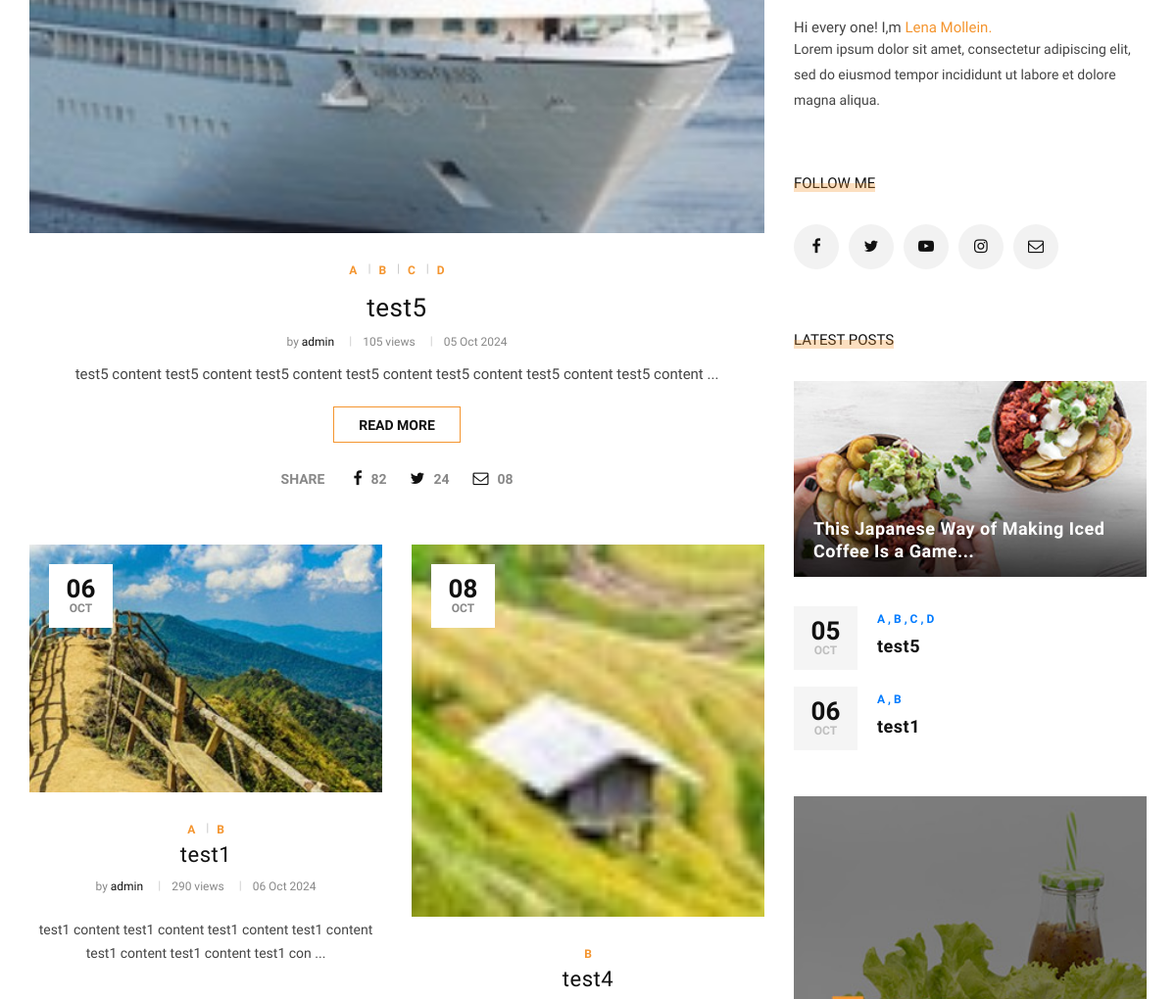
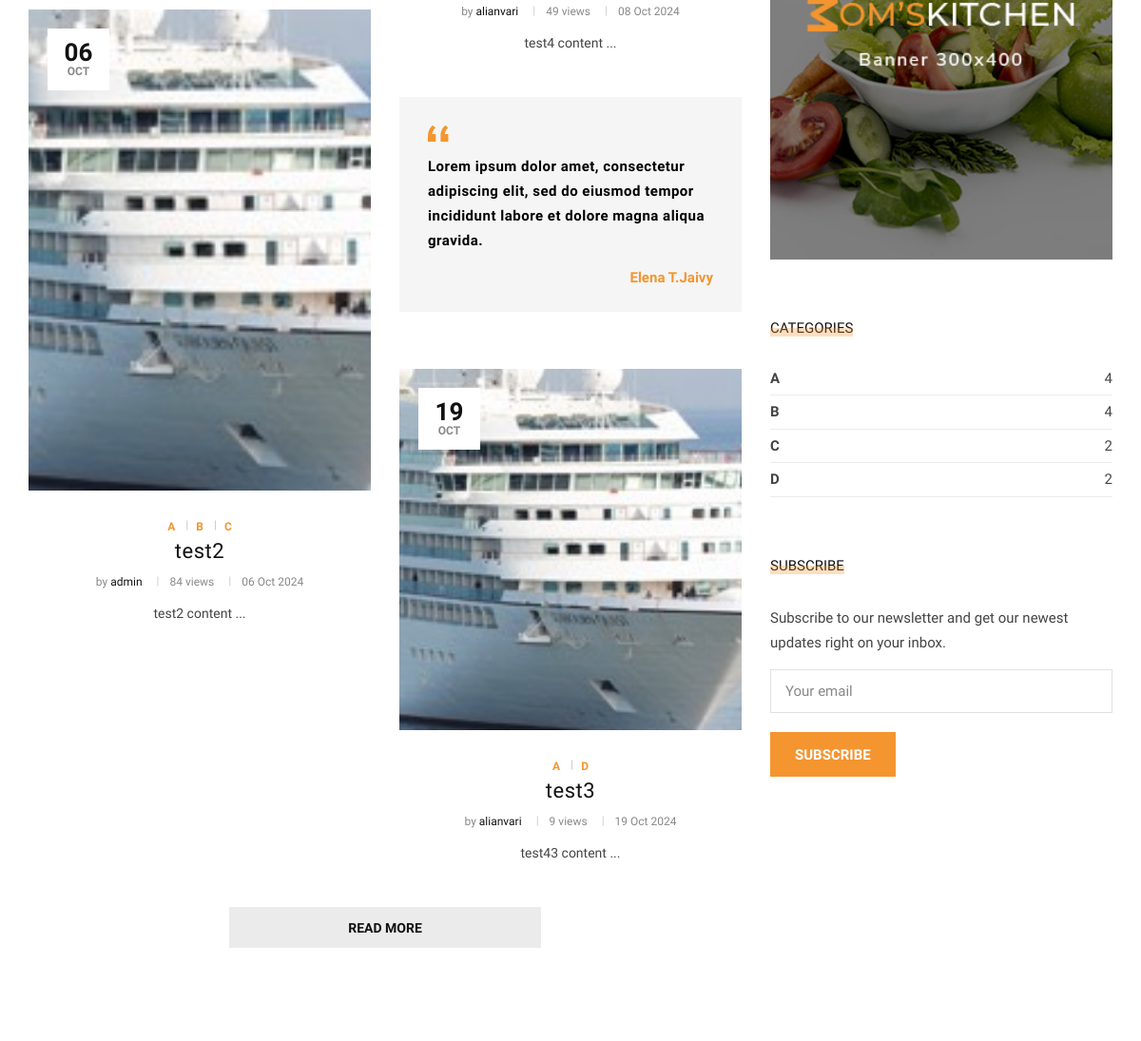
The app's page / (middle part), older data (2 pictures, top to bottom).
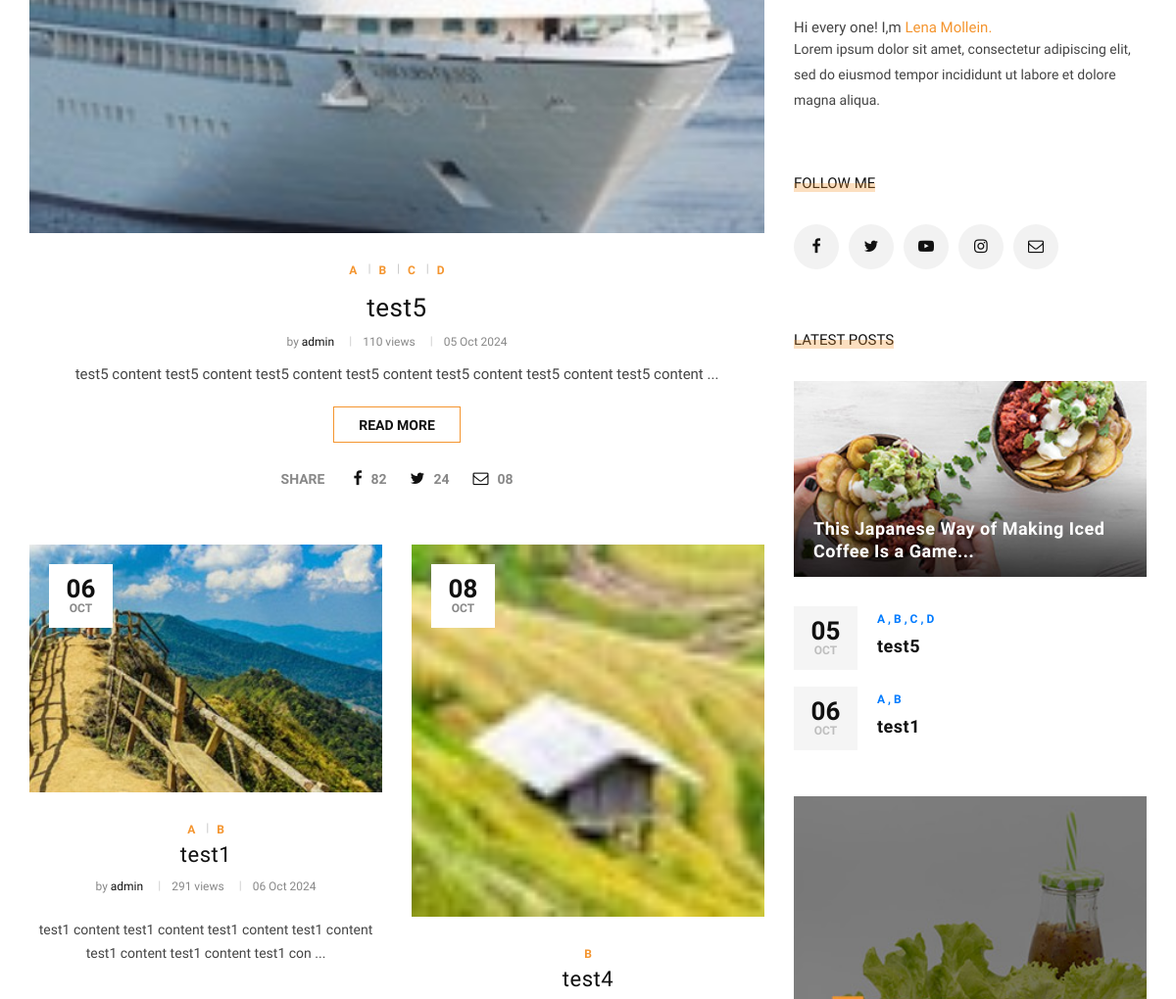
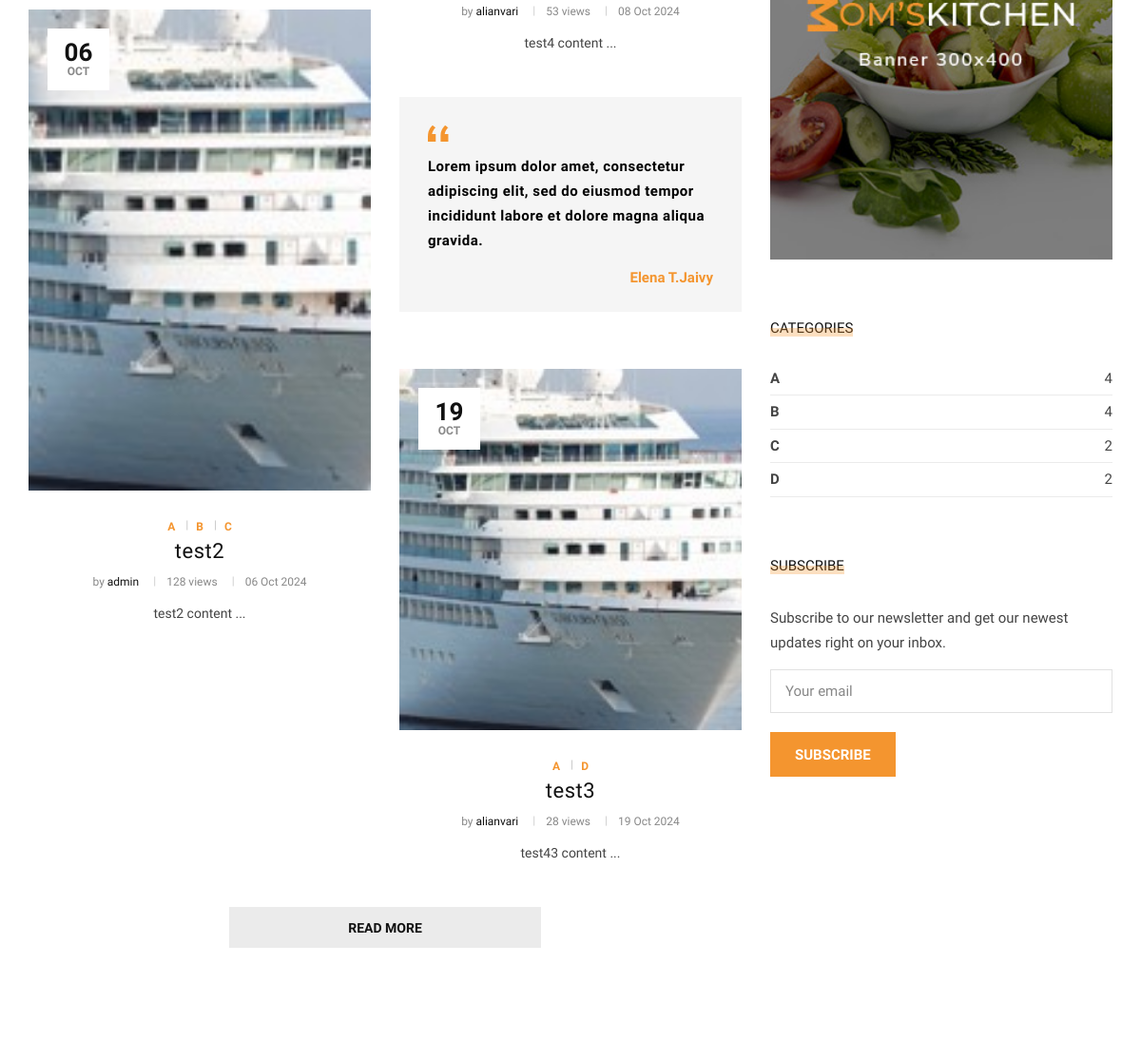
The same page, newer data (2 pictures, top to bottom).
### blog/models.py (models this page shows, shortened)
class Post(models.Model):
    image = models.ImageField(upload_to = 'blog/', default = 'blog/default.jpg')
    author = models.ForeignKey(User,on_delete = models.SET_NULL,null = True)
    title = models.CharField(max_length=255)
    content = models.TextField()
    tags = TaggableManager()
    category = models.ManyToManyField(Category)
    counted_views = models.IntegerField(default=0)
    status = models.BooleanField(default=False)
    login_require = models.BooleanField(default=False)
    published_date = models.DateTimeField(null=True)
    created_date = models.DateTimeField(auto_now_add=True)
    updated_date = models.DateTimeField(auto_now=True)
    class Meta:
        ordering = ['id']

### website/views.py (the view)
# urls.py: path('',index_view,name='index'),
def index_view(request):
    return render(request,'website/index2.html')

### blog/models.py (called while the page is built)
    def __str__(self):
        return self.name

### blog/templatetags/blog_tags.py (called while the page is built)
@register.inclusion_tag('blog/blog_latestposts.html')
def latestposts():
    posts = Post.objects.filter(published_date__lte = timezone.now(),status=1).order_by('published_date')[:2]
    return {'posts':posts}

@register.inclusion_tag('blog/blog_postcategories.html')
def postcategories():
    posts = Post.objects.filter(published_date__lte = timezone.now(),status=1)
    categories = Category.objects.all()
    cat_dict = {}
    for name in categories:
        cat_dict[name] = posts.filter(category=name).count()
    return {'categories':cat_dict}

### website/templatetags/website_tags.py (called while the page is built)
@register.filter
def snippet(value,arg):
    return value[:arg]

@register.inclusion_tag('website/website-latestposts.html')
def latestposts2():
    posts = Post.objects.filter(published_date__lte = timezone.now(),status=1).order_by('published_date')[:6]
    return {'posts':posts}

### mysite/templates/website/index2.html (shortened to what this page needs)
{% extends 'base2.html' %}
{% load static %}
{% load website_tags %}
{% load blog_tags %}
{% block content %}
    <section class="categories spad">
        <div class="categories__post">
            <div class="container">
                <div class="row">
                    <div class="col-lg-8 col-md-8">
                        {% latestposts2 %}
                    </div>
                    <div class="col-lg-4 col-md-4">
                        <div class="sidebar__item">
                            {%include 'blog/blog_writer.html'%}
                            <div class="sidebar__follow__item">
                                <div class="sidebar__item__title">
                                    <h6>Follow me</h6>
                                </div>
                                <div class="sidebar__item__follow__links">
                                    <a href="#"><i class="fa fa-facebook"></i></a>
                                    <a href="#"><i class="fa fa-twitter"></i></a>
                                    <a href="#"><i class="fa fa-youtube-play"></i></a>
                                    <a href="#"><i class="fa fa-instagram"></i></a>
                                    <a href="#"><i class="fa fa-envelope-o"></i></a>
                                </div>
                            </div>
                            {% latestposts %}
                            <div class="sidebar__item__banner">
                                <img src="{% static "template2/img/sidebar/banner.jpg" %}" alt="">
                            </div>
                            {% postcategories %}
                            <div class="sidebar__subscribe__item">
                                <div class="sidebar__item__title">
                                    <h6>Subscribe</h6>
                                </div>
                                {% include 'website/website-subscribe.html' %}
                            </div>
                        </div>
                    </div>
                </div>
            </div>
        </div>
    </section>
{% endblock %}

### mysite/templates/website/website-latestposts.html (shortened to what the changed rows need)
{% load static %}
{% load website_tags %}
<div class="categories__post__item categories__post__item--large">
    <div class="categories__post__item__text">
        <ul class="post__label--large">
            {% for cat in posts.0.category.all %}
            <li>
            </li>
            {% endfor %}
        </ul>
        <h3><a href="#">{{posts.0.title}}</a></h3>
        <ul class="post__widget">
            <li>by <span>{{posts.0.author}}</span></li>
            <li>{{posts.0.counted_views}} views</li>
            <li>{{posts.0.published_date|date:'d M Y'}}</li>
        </ul>
        <p>{{posts.0.content|snippet:100|safe}} ...</p>
        <a href="{% url "blog:blog_single" pid=posts.0.id %}" class="primary-btn">Read more</a>
        <div class="post__social">
            <span>Share</span>
            <a href="#"><i class="fa fa-facebook"></i> <span>82</span></a>
            <a href="#"><i class="fa fa-twitter"></i> <span>24</span></a>
            <a href="#"><i class="fa fa-envelope-o"></i> <span>08</span></a>
        </div>
    </div>
</div>
<div class="row">
    <div class="col-lg-6 col-md-6 col-sm-6">
        <div class="categories__post__item">
            <div class="categories__post__item__pic small__item set-bg"
                data-setbg={{posts.1.image.url}}>
                <div class="post__meta">
                    <h4>{{posts.1.published_date|date:'d'}}</h4>
                    <span>{{posts.1.published_date|date:'M'}}</span>
                </div>
            </div>
            <div class="categories__post__item__text">
                <h3><a href="{% url "blog:blog_single" pid=posts.1.id %}">{{posts.1.title}}</a></h3>
                <ul class="post__widget">
                    <li>by <span>{{posts.1.author}}</span></li>
                    <li>{{posts.1.counted_views}} views</li>
                    <li>{{posts.1.published_date|date:'d M Y'}}</li>
                </ul>
                <p>{{posts.1.content|snippet:100|safe}} ...</p>
            </div>
        </div>
        <div class="categories__post__item">
            <div class="categories__post__item__pic set-bg"
                data-setbg={{posts.2.image.url}}>
                <div class="post__meta">
                    <h4>{{posts.2.published_date|date:'d'}}</h4>
                    <span>{{posts.2.published_date|date:'M'}}</span>
                </div>
            </div>
            <div class="categories__post__item__text">
                <ul class="post__label--large">
                    {% for cat in posts.2.category.all %}
                    <li>
                    </li>
                    {% endfor %}
                </ul>
                <h3><a href="{% url "blog:blog_single" pid=posts.2.id %}">{{posts.2.title}}</a></h3>
                <ul class="post__widget">
                    <li>by <span>{{posts.2.author}}</span></li>
                    <li>{{posts.2.counted_views}} views</li>
                    <li>{{posts.2.published_date|date:'d M Y'}}</li>
                </ul>
                <p>{{posts.2.content|snippet:100|safe}} ...</p>
            </div>
        </div>
    </div>
    <div class="col-lg-6 col-md-6 col-sm-6">
        <div class="categories__post__item">
            <div class="categories__post__item__pic smaller__large set-bg"
                data-setbg={{posts.3.image.url}}>
                <div class="post__meta">
                    <h4>{{posts.3.published_date|date:'d'}}</h4>
                    <span>{{posts.3.published_date|date:'M'}}</span>
                </div>
            </div>
            <div class="categories__post__item__text">
                <ul class="post__label--large">
                    {% for cat in posts.3.category.all %}
                    <li>
                    </li>
                    {% endfor %}
                </ul>
                <h3><a href="{% url "blog:blog_single" pid=posts.3.id %}">{{posts.3.title}}</a>
                </h3>
                <ul class="post__widget">
                    <li>by <span>{{posts.3.author}}</span></li>
                    <li>{{posts.3.counted_views}} views</li>
                    <li>{{posts.3.published_date|date:'d M Y'}}</li>
                </ul>
                <p>{{posts.3.content|snippet:100|safe}} ...</p>
            </div>
        </div>
        <div class="categories__post__item">
            <div class="categories__post__item__pic smaller__large set-bg"
                data-setbg={{posts.4.image.url}}>
                <div class="post__meta">
                    <h4>{{posts.4.published_date|date:'d'}}</h4>
                    <span>{{posts.4.published_date|date:'M'}}</span>
                </div>
            </div>
            <div class="categories__post__item__text">
                <ul class="post__label--large">
                    {% for cat in posts.4.category.all %}
                    <li>
                    </li>
                    {% endfor %}
                </ul>
                <h3><a href="{% url "blog:blog_single" pid=posts.4.id %}">{{posts.4.title}}</a></h3>
                <ul class="post__widget">
                    <li>by <span>{{posts.4.author}}</span></li>
                    <li>{{posts.4.counted_views}} views</li>
                    <li>{{posts.4.published_date|date:'d M Y'}}</li>
                </ul>
                <p>{{posts.4.content|snippet:100|safe}} ...</p>
            </div>
        </div>
    </div>
</div>

### mysite/templates/blog/blog_latestposts.html (shortened to what this page needs)
{% load static %}
<div class="sidebar__feature__item">
    <div class="sidebar__item__title">
        <h6>Latest Posts</h6>
    </div>
    <div class="sidebar__feature__item__large set-bg"
        data-setbg="{% static "template2/img/sidebar/feature-post.jpg" %}">
        <div class="sidebar__feature__item__large--text">
            <h5><a href="#">This Japanese Way of Making Iced Coffee Is a Game...</a>
            </h5>
        </div>
    </div>
    <div class="sidebar__feature__item__list">
        {% for post in posts %}
        <div class="sidebar__feature__item__list__single">
            <div class="post__meta">
                <h4>{{post.published_date|date:'d'}}</h4>
                <span>{{post.published_date|date:'M'}}</span>
            </div>
            <div class="post__text">
                <span>
                    {% for cat in post.category.all %}
                    <a href="{% url "blog:category" cat_name=cat.name %}">{{cat.name}} {%if not forloop.last%} , {%endif%}</a>
                    {% endfor %}
                </span>
                <h5><a href="{% url "blog:blog_single" pid=post.id %}">{{post.title}}</a></h5>
            </div>
        </div>
        {% endfor %}
    </div>
</div>

Row changes from the older to the newer data that the page shows:
changed Post "test5": counted_views "105" → "110"
changed Post "test1": counted_views "290" → "291"
changed Post "test2": counted_views "84" → "128"
changed Post "test4": counted_views "49" → "53"
changed Post "test3": counted_views "9" → "28"
